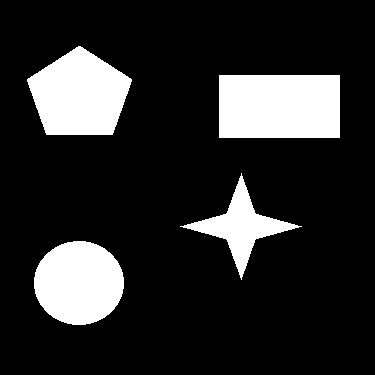
#> input picture regions/figures.png, 375 x 375 px
$ python tracing.py
#> lines starting #> are read from the running program, lines starting #| are printed output that depends on the picture; after the words box and inside, x2 and y2 are one past the last pixel; in counts of white or black regions, pixels touching at a corner belong together
#> `dog = cv2.imread('figures.png', 0)`: dog: shape (375, 375); 16.6% white; 4 white regions, box (x1, y1, x2, y2) and area: (219, 75, 340, 138) 7623, (27, 46, 132, 135) 6585, (34, 241, 124, 325) 5929, (180, 173, 302, 280) 3147
import cv2
import numpy as np
import sys
step = 35


def split_on_segments(img: np.ndarray) -> None:
    h, w = img.shape
#> h = 375; w = 375
    sys.setrecursionlimit((h*w)//100)
    visited = [[False for _ in range(w)] for _ in range(h)]
    deltas = [(1, 0), (0, 1), (1, 1), (-1, -1), (-1, 1), (1, -1), (-1, 0), (0, -1)]
    cur_color = 100

    def match(x, y):
        return not visited[x][y] and img[x, y]

    neighbours = []
    for i in range(h):
        for j in range(w):
            if match(i, j):
                neighbours.append((i, j))
                while neighbours:
                    k, l = neighbours.pop()
                    img[k, l] = cur_color
                    visited[k][l] = True
                    for m, n in deltas:
                        if h > k+m >= 0 and w > l+n >= 0 and match(k+m, l+n):
                            neighbours.append((k+m, l+n))
                cur_color += step
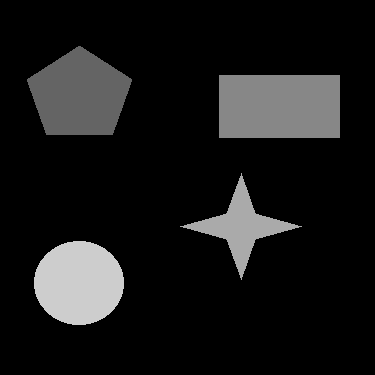
#> img: shape (375, 375); min 0, max 205, mean 24.4
#> after the loop, cur_color = 240; neighbours = []


if __name__ == '__main__':
    dog = cv2.imread('figures.png', 0)
    split_on_segments(dog)
    cv2.imshow('res', dog)
    cv2.waitKey(0)
